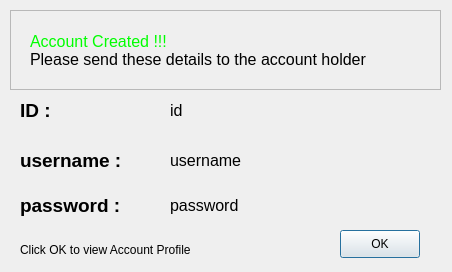
<?xml version="1.0" encoding="UTF-8"?>
<ui version="4.0">
 <class>accountInfo</class>
 <widget class="QDialog" name="accountInfo">
  <property name="geometry">
   <rect>
    <x>0</x>
    <y>0</y>
    <width>452</width>
    <height>272</height>
   </rect>
  </property>
  <property name="minimumSize">
   <size>
    <width>452</width>
    <height>272</height>
   </size>
  </property>
  <property name="maximumSize">
   <size>
    <width>452</width>
    <height>272</height>
   </size>
  </property>
  <property name="windowTitle">
   <string>Account Created</string>
  </property>
  <widget class="QLabel" name="label">
   <property name="geometry">
    <rect>
     <x>20</x>
     <y>140</y>
     <width>141</width>
     <height>41</height>
    </rect>
   </property>
   <property name="text">
    <string>&lt;html&gt;&lt;head/&gt;&lt;body&gt;&lt;p&gt;&lt;span style=&quot; font-size:14pt; font-weight:600;&quot;&gt;username :&lt;/span&gt;&lt;/p&gt;&lt;/body&gt;&lt;/html&gt;</string>
   </property>
  </widget>
  <widget class="QLabel" name="label_2">
   <property name="geometry">
    <rect>
     <x>20</x>
     <y>190</y>
     <width>131</width>
     <height>31</height>
    </rect>
   </property>
   <property name="text">
    <string>&lt;html&gt;&lt;head/&gt;&lt;body&gt;&lt;p&gt;&lt;span style=&quot; font-size:14pt; font-weight:600;&quot;&gt;password : &lt;/span&gt;&lt;/p&gt;&lt;/body&gt;&lt;/html&gt;</string>
   </property>
  </widget>
  <widget class="QLabel" name="label_3">
   <property name="geometry">
    <rect>
     <x>20</x>
     <y>90</y>
     <width>91</width>
     <height>41</height>
    </rect>
   </property>
   <property name="text">
    <string>&lt;html&gt;&lt;head/&gt;&lt;body&gt;&lt;p&gt;&lt;span style=&quot; font-size:14pt; font-weight:600;&quot;&gt;ID : &lt;/span&gt;&lt;/p&gt;&lt;/body&gt;&lt;/html&gt;</string>
   </property>
  </widget>
  <widget class="QLabel" name="label_4">
   <property name="geometry">
    <rect>
     <x>170</x>
     <y>90</y>
     <width>121</width>
     <height>41</height>
    </rect>
   </property>
   <property name="styleSheet">
    <string notr="true">font-size:12pt;</string>
   </property>
   <property name="text">
    <string>id</string>
   </property>
  </widget>
  <widget class="QLabel" name="label_5">
   <property name="geometry">
    <rect>
     <x>170</x>
     <y>140</y>
     <width>141</width>
     <height>41</height>
    </rect>
   </property>
   <property name="styleSheet">
    <string notr="true">font-size:12pt;</string>
   </property>
   <property name="text">
    <string>username</string>
   </property>
  </widget>
  <widget class="QLabel" name="label_6">
   <property name="geometry">
    <rect>
     <x>170</x>
     <y>190</y>
     <width>141</width>
     <height>31</height>
    </rect>
   </property>
   <property name="styleSheet">
    <string notr="true">font-size:12pt;</string>
   </property>
   <property name="text">
    <string>password</string>
   </property>
  </widget>
  <widget class="QFrame" name="frame">
   <property name="geometry">
    <rect>
     <x>10</x>
     <y>10</y>
     <width>431</width>
     <height>80</height>
    </rect>
   </property>
   <property name="frameShape">
    <enum>QFrame::StyledPanel</enum>
   </property>
   <property name="frameShadow">
    <enum>QFrame::Raised</enum>
   </property>
   <widget class="QLabel" name="label_7">
    <property name="geometry">
     <rect>
      <x>20</x>
      <y>10</y>
      <width>391</width>
      <height>61</height>
     </rect>
    </property>
    <property name="styleSheet">
     <string notr="true"/>
    </property>
    <property name="text">
     <string>&lt;html&gt;&lt;head/&gt;&lt;body&gt;&lt;p&gt;&lt;span style=&quot; font-size:12pt; color:#00ff00;&quot;&gt;Account Created !!!&lt;/span&gt;&lt;span style=&quot; font-size:12pt;&quot;&gt;&lt;br/&gt;Please send these details to the account holder&lt;/span&gt;&lt;/p&gt;&lt;/body&gt;&lt;/html&gt;</string>
    </property>
   </widget>
  </widget>
  <widget class="QLabel" name="label_8">
   <property name="geometry">
    <rect>
     <x>20</x>
     <y>230</y>
     <width>261</width>
     <height>41</height>
    </rect>
   </property>
   <property name="text">
    <string>&lt;html&gt;&lt;head/&gt;&lt;body&gt;&lt;p&gt;Click OK to view Account Profile&lt;/p&gt;&lt;/body&gt;&lt;/html&gt;</string>
   </property>
  </widget>
  <widget class="QPushButton" name="pushButton">
   <property name="geometry">
    <rect>
     <x>340</x>
     <y>230</y>
     <width>80</width>
     <height>28</height>
    </rect>
   </property>
   <property name="text">
    <string>OK</string>
   </property>
  </widget>
 </widget>
 <resources/>
 <connections/>
</ui>
